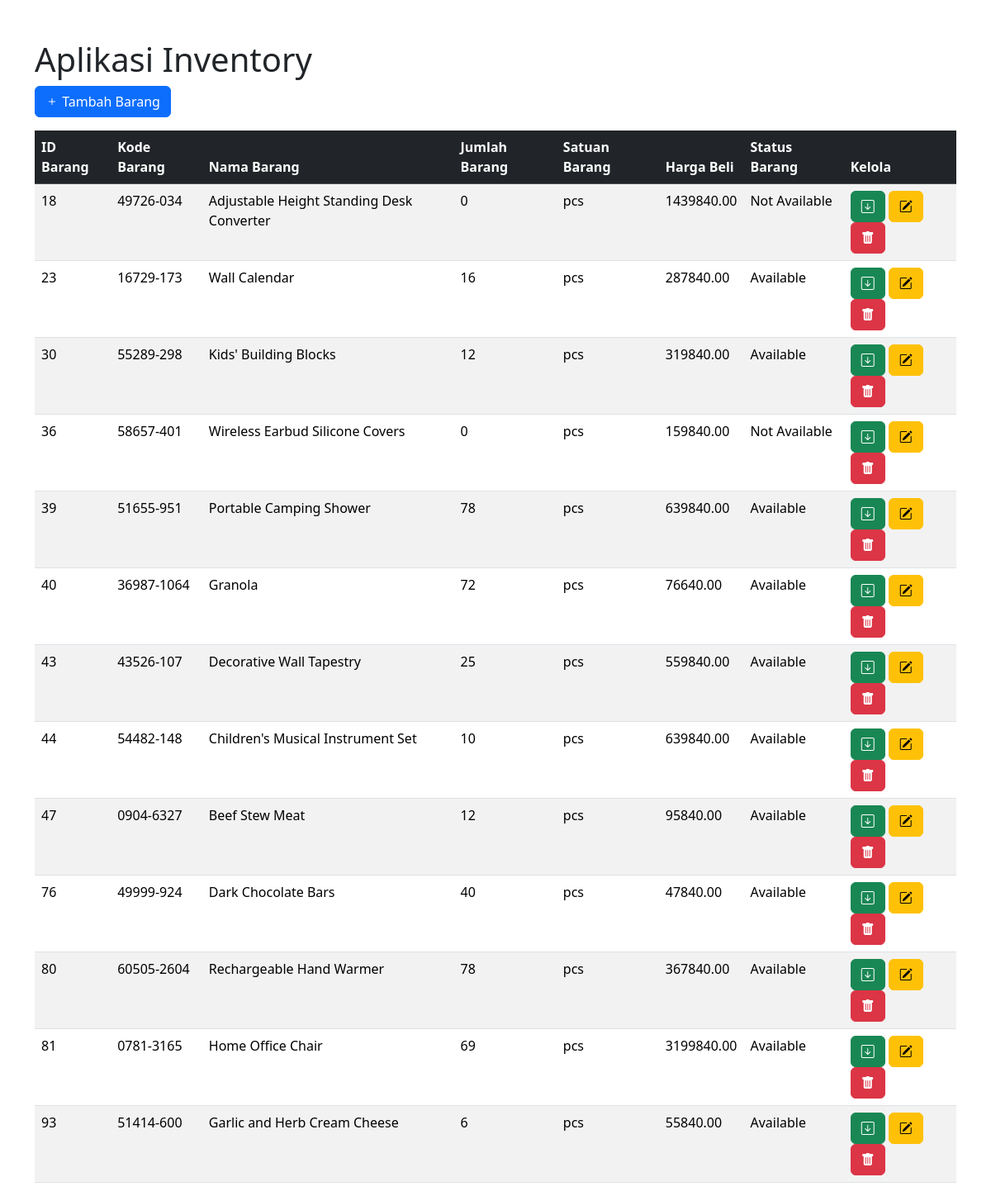
The page / on the database its author committed.
### tables this page shows
CREATE TABLE `tb_inventory` (
  `id_barang` int(11) NOT NULL,
  `kode_barang` varchar(20) NOT NULL,
  `nama_barang` varchar(50) NOT NULL,
  `jumlah_barang` int(11) NOT NULL,
  `satuan_barang` varchar(20) NOT NULL,
  `harga_beli` double(20,2) NOT NULL,
  `status_barang` tinyint(1) NOT NULL
);

### index.php (the view, shortened to what this page needs)
<?php
require_once "koneksi.php";
$select_sql = "SELECT * FROM tb_inventory ORDER BY id_barang ASC;";
$result_select = $conn->query($select_sql);
?>
<!DOCTYPE html>
<html lang="en">
<head>
    <link href="https://cdn.jsdelivr.net/npm/bootstrap@5.3.6/dist/css/bootstrap.min.css" rel="stylesheet">
    <link rel="stylesheet" href="https://cdn.jsdelivr.net/npm/bootstrap-icons@1.13.1/font/bootstrap-icons.min.css">
</head>
<body>
    <main class="container mt-5">
        <h1>Aplikasi Inventory</h1>
        <a href="tambah_barang.php" class="btn btn-primary">
            <i class="bi bi-plus"></i> Tambah Barang
        </a>
        <table class="table table-striped mt-3">
            <thead class="table-dark">
                <tr>
                    <th>ID Barang</th>
                    <th>Kode Barang</th>
                    <th>Nama Barang</th>
                    <th>Jumlah Barang</th>
                    <th>Satuan Barang</th>
                    <th>Harga Beli</th>
                    <th>Status Barang</th>
                    <th>Kelola</th>
                </tr>
            </thead>
            <tbody>
            <?php if($result_select->num_rows > 0):?>
                <?php while($row=$result_select->fetch_assoc()):?>
                    <tr>
                        <td><?= $row['id_barang']; ?></td>
                        <td><?= $row['kode_barang']; ?></td>
                        <td><?= $row['nama_barang']; ?></td>
                        <td><?= $row['jumlah_barang']; ?></td>
                        <td><?= $row['satuan_barang']; ?></td>
                        <td><?= $row['harga_beli']; ?></td>
                        <td>
                            <?php if($row['status_barang']==1):?>
                                Available
                            <?php else: ?>
                                Not Available
                            <?php endif;?>
                        </td>
                        <td>
                            <a href="pakai_barang.php?id_barang=<?= $row['id_barang']?>" class="btn btn-success">
                                <i class="bi bi-arrow-down-square"></i>
                            </a>
                            <a href="edit_barang.php?id_barang=<?= $row['id_barang']?>" class="btn btn-warning">
                                <i class="bi bi-pencil-square"></i>
                            </a>
                            <a onclick="confirmDelete(<?=$row['id_barang'] ?>)" class="btn btn-danger">
                                <i class="bi bi-trash-fill"></i>
                            </a>
                        </td>
                    </tr>
                <?php endwhile;?>
            <?php endif;?>
            </tbody>
        </table>
    </main>
</body>
</html>

### rows shown on the page
tb_inventory: id_barang "18", kode_barang "49726-034", nama_barang "Adjustable Height Standing Desk Converter", jumlah_barang "0", satuan_barang "pcs", harga_beli "1439840.00", status_barang "Not Available"
tb_inventory: id_barang "23", kode_barang "16729-173", nama_barang "Wall Calendar", jumlah_barang "16", satuan_barang "pcs", harga_beli "287840.00", status_barang "Available"
tb_inventory: id_barang "30", kode_barang "55289-298", nama_barang "Kids' Building Blocks", jumlah_barang "12", satuan_barang "pcs", harga_beli "319840.00", status_barang "Available"
tb_inventory: id_barang "36", kode_barang "58657-401", nama_barang "Wireless Earbud Silicone Covers", jumlah_barang "0", satuan_barang "pcs", harga_beli "159840.00", status_barang "Not Available"
tb_inventory: id_barang "39", kode_barang "51655-951", nama_barang "Portable Camping Shower", jumlah_barang "78", satuan_barang "pcs", harga_beli "639840.00", status_barang "Available"
tb_inventory: id_barang "40", kode_barang "36987-1064", nama_barang "Granola", jumlah_barang "72", satuan_barang "pcs", harga_beli "76640.00", status_barang "Available"
tb_inventory: id_barang "43", kode_barang "43526-107", nama_barang "Decorative Wall Tapestry", jumlah_barang "25", satuan_barang "pcs", harga_beli "559840.00", status_barang "Available"
tb_inventory: id_barang "44", kode_barang "54482-148", nama_barang "Children's Musical Instrument Set", jumlah_barang "10", satuan_barang "pcs", harga_beli "639840.00", status_barang "Available"
tb_inventory: id_barang "47", kode_barang "0904-6327", nama_barang "Beef Stew Meat", jumlah_barang "12", satuan_barang "pcs", harga_beli "95840.00", status_barang "Available"
tb_inventory: id_barang "76", kode_barang "49999-924", nama_barang "Dark Chocolate Bars", jumlah_barang "40", satuan_barang "pcs", harga_beli "47840.00", status_barang "Available"
tb_inventory: id_barang "80", kode_barang "60505-2604", nama_barang "Rechargeable Hand Warmer", jumlah_barang "78", satuan_barang "pcs", harga_beli "367840.00", status_barang "Available"
tb_inventory: id_barang "81", kode_barang "0781-3165", nama_barang "Home Office Chair", jumlah_barang "69", satuan_barang "pcs", harga_beli "3199840.00", status_barang "Available"
tb_inventory: id_barang "93", kode_barang "51414-600", nama_barang "Garlic and Herb Cream Cheese", jumlah_barang "6", satuan_barang "pcs", harga_beli "55840.00", status_barang "Available"
